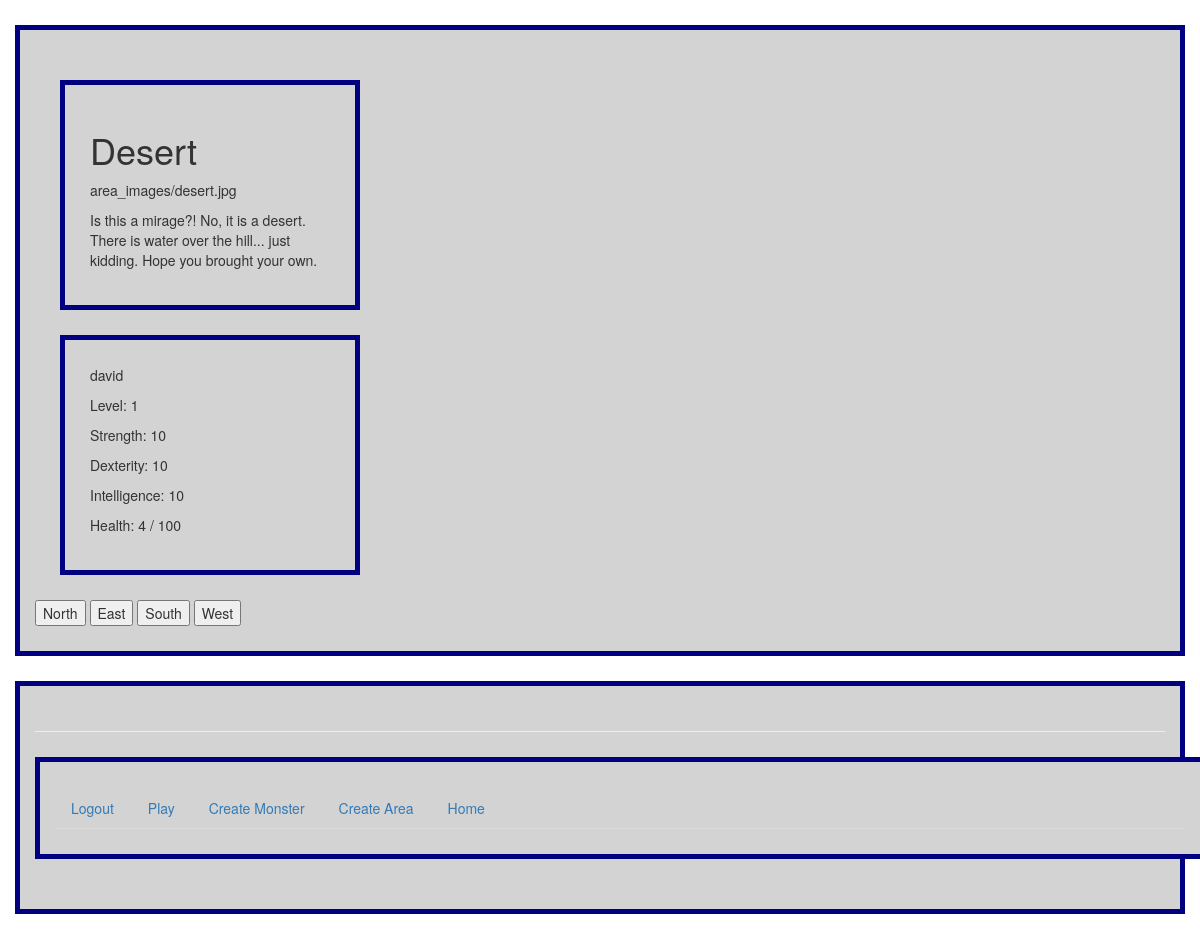
The app's page /rpg/game/ (signed in), older data.
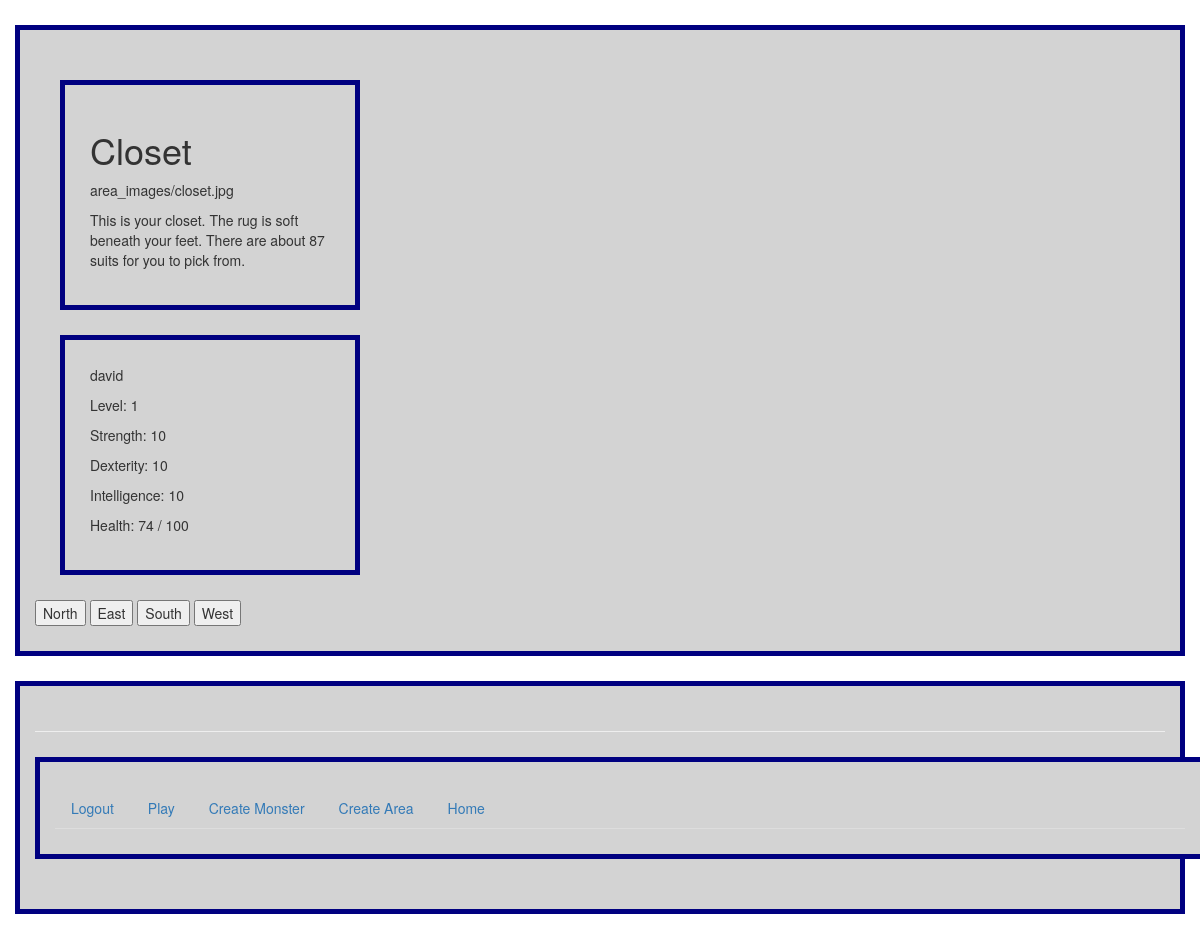
The same page, newer data.
### rpg/models.py (models this page shows, shortened)
class Area(models.Model):
     areaID = models.AutoField(primary_key=True)
     name = models.CharField(max_length=128)
     picture = models.ImageField(upload_to='area_images', blank=True)
     rarity = models.IntegerField(default=1)
     backstory = models.CharField(max_length=128)

class UserProfile(models.Model):
    user = models.OneToOneField(User)
    picture = models.ImageField(upload_to='profile_images', blank=True)
    level = models.IntegerField(default=1, blank=False)
    weapon = models.ForeignKey(Weapon, related_name="wielder+", null=True)
    armor  = models.ForeignKey(Armor, related_name="wearer+", null=True)
    maxHP = models.IntegerField(default=100, blank=False)
    currentHP = models.IntegerField(default=100, blank=False)
    maxMana = models.IntegerField(default=100, blank=False)
    currentMana = models.IntegerField(default=100, blank=False)
    strength = models.IntegerField(default=10, blank=False)
    skillpoints = models.IntegerField(default=0, blank=False)
    dexterity = models.IntegerField(default=10, blank=False)
    intelligence = models.IntegerField(default=10, blank=False)
    experience = models.IntegerField(default=0, blank=False)
    coordX = models.IntegerField(default=0, blank=False)
    coordY = models.IntegerField(default=0, blank=False)
    inBattle = models.BooleanField(default=False, blank=False)
    battle = models.ForeignKey(Battle, blank=True, null=True)
    inventory = models.ManyToManyField(Item, blank=True, null=True)
    areaID = models.ForeignKey(Area, blank=True, null=True)

### rpg/views.py (the view, shortened to what this page needs)
def game(request):
    try:
        u = request.user.userprofile
    except exceptions.ObjectDoesNotExist:
        return redirect(register)
    if u.inBattle:
        return battle(request)
    try:
        a = u.areaID
        if a is not None:
            area = a
        else:
            for ar in Area.objects.filter(areaID=randomNum.whichArea()):
                area = ar
    except exceptions.ObjectDoesNotExist:
        for ar in Area.objects.filter(areaID=randomNum.whichArea()):
            area = ar
    u.areaID = area
    u.save()
    hp = u.currentHP*100 / u.maxHP
    mana = u.currentMana*100 / u.maxMana
    exp = u.experience
    contextDict = { 'char' : u,'area' : area, 'hp' : hp, 'mana' : mana, 'exp' : exp}
    return render(request, 'rpg/game.html', contextDict)

### templates/rpg/game.html (shortened to what this page needs)
{% extends 'rpg/base.html' %}
{% block body_block %}
  {% if user.is_authenticated %}
<div>
<h1>{{ area.name }}</h1>
<p>{{ area.picture }}</p>
<p>{{ area.backstory }}</p>
</div>
<div>
<p>{{ user }}</p>
 <p>Level: {{ char.level }}</p>
 <p>Strength: {{ char.strength }}</p>
<p> Dexterity: {{ char.dexterity }}</p>
<p> Intelligence: {{ char.intelligence }}</p>
<p> Health: {{ char.currentHP }} / {{ char.maxHP }} </p>
</div>
        <form action="" method="post">
<input type="submit" name="n" value="North" />
<input type="submit" name="e" value="East" />
<input type="submit" name="s" value="South" />
<input type="submit" name="w" value="West" />
</form>
{% else %}
	<div>
	<h1> Please log in to play randaquest </h1>
	</div>
{% endif %}
{% endblock %}

Row changes from the older to the newer data that the page shows:
no longer on this page (row unchanged): Area: name "Desert", picture "area_images/desert.jpg", backstory "Is this a mirage?! No, it is a desert. There is water over the hill... just kidding. Hope you brought your own."
now on this page (row unchanged): Area: name "Closet", picture "area_images/closet.jpg", backstory "This is your closet. The rug is soft beneath your feet. There are about 87 suits for you to pick from."
changed UserProfile: currentHP "4" → "74"
